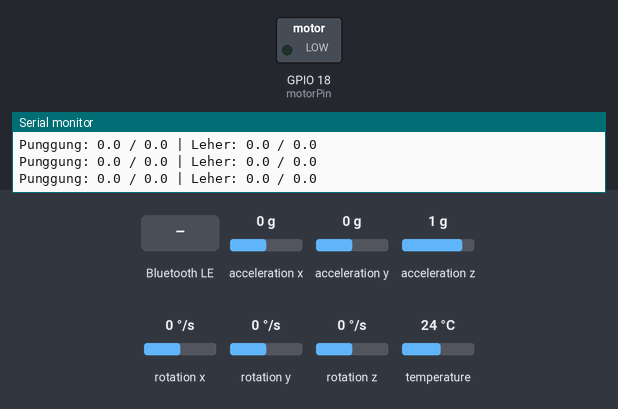
Recording of a program running on a simulated ESP32. Parts: switched loads named in the program (green lamp = pin HIGH), the last lines printed to the serial monitor. The inputs (shaded band) are chosen by the test bench; at power-on: acceleration x 0 g, acceleration y 0 g, acceleration z 1 g, rotation x 0 °/s, rotation y 0 °/s, rotation z 0 °/s, temperature 24 °C. EEPROM starts erased; nothing arrives over Bluetooth unless stated; a phone connects over Bluetooth LE 3 s after start.

Above: at 8.9 s.
9.0 s: Bluetooth LE write "FWD" received
10.5 s: Bluetooth LE write "RGT" received
12.0 s: Bluetooth LE write "T=" received
13.5 s: acceleration x set to -1.4 g
16.5 s: acceleration x set to -0.5 g
At 17.7 s:
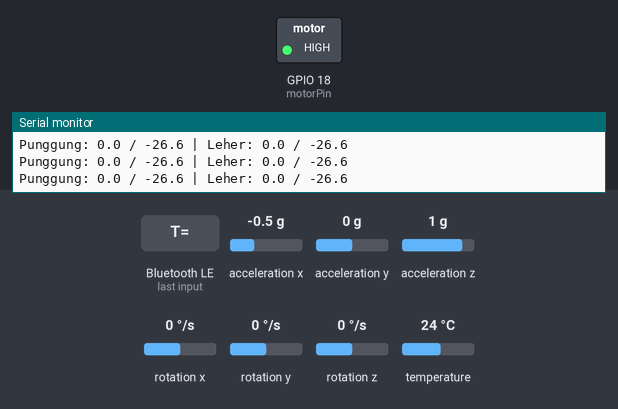
18.1 s: acceleration x set to -0.2 g
At 18.7 s:
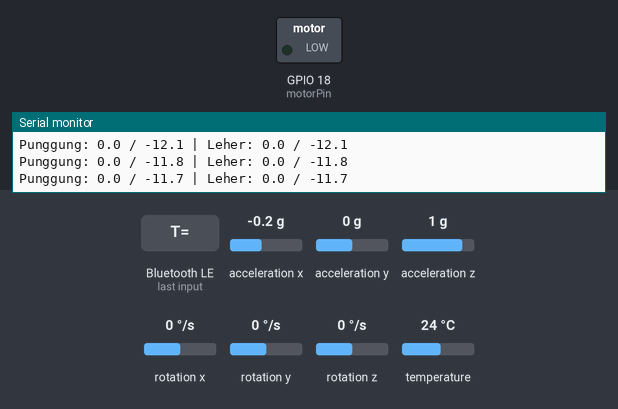
Timing chart, 0 to 20.6 s (numbered marks = the images above; inputs shaded):
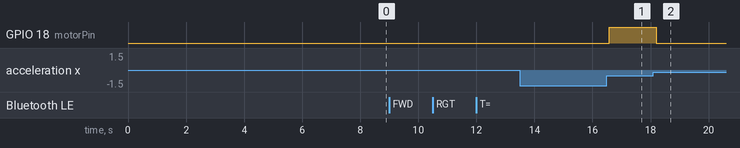

Measured:
- the behaviour switches between -0.4 and -0.3 g on acceleration x (found by bisection; images 1 and 2)
- after the input at 18.1 s, GPIO 18 (motorPin): HIGH → LOW after 0.10 s

The program:

main.cpp
```cpp
#include <Arduino.h>
#include <Wire.h>
#include <Adafruit_MPU6050.h>
#include <Adafruit_Sensor.h>
#include <BLEDevice.h>
#include <BLEServer.h>
#include <BLEUtils.h>
#include <BLE2902.h>
#include <Preferences.h>

// Objek untuk dua sensor MPU6050
Adafruit_MPU6050 mpu1; // Sensor 1 (Punggung) -> Alamat I2C: 0x68
Adafruit_MPU6050 mpu2; // Sensor 2 (Leher)    -> Alamat I2C: 0x69

// Pin untuk Modul Motor Getar
const int motorPin = 18;

// Variabel untuk menyimpan sudut kemiringan saat ini
// pitch = condong depan/belakang, roll = miring kiri/kanan (keduanya dari gravitasi)
float pitch1 = 0;
float pitch2 = 0;
float roll1 = 0;
float roll2 = 0;

// Vektor akselerasi yang dihaluskan (low-pass) supaya sudut tidak bergetar
struct Vec3
{
  float x, y, z;
};
Vec3 acc1 = {0, 0, 0};
Vec3 acc2 = {0, 0, 0};
bool accReady = false;
const float ACC_SMOOTH = 0.35; // 0..1, makin kecil makin halus tapi makin lambat

// Jeda loop: 50 ms = 20 data per detik (cukup halus untuk game)
const int LOOP_MS = 50;

// Variabel kalibrasi (Titik nol derajat = posisi duduk tegak pengguna)
// Disimpan di flash (NVS) supaya tidak hilang saat ESP32 restart.
float baselinePitch1 = 0;
float baselinePitch2 = 0;
float baselineRoll1 = 0;
float baselineRoll2 = 0;
bool hasBaseline = false;
Preferences prefs;

// Arah "maju" tiap sensor (+1 atau -1), tergantung cara chip dipasang.
// Diatur lewat perintah FWD (condong ke depan lalu kirim), disimpan di flash.
int dir1 = 1;
int dir2 = 1;
const float FWD_MIN_ANGLE = 15.0; // harus condong minimal segini saat FWD
// Arah "kanan" untuk roll, diatur lewat perintah RGT (miring ke kanan lalu kirim)
int rdir1 = 1;
int rdir2 = 1;
const float RGT_MIN_ANGLE = 10.0;

// Kalibrasi ditolak jika sudut bergoyang lebih dari ini selama pengambilan sampel
const float CAL_MAX_WOBBLE = 5.0;
const int CAL_SAMPLES = 50;       // 50 sampel x 50 ms = 2.5 detik
const int CAL_DEFAULT_WAIT = 5;   // hitung mundur sebelum sampling (detik)

// Ambang batas kemiringan dan timer untuk getaran (bisa diubah lewat BLE)
float slouchThreshold = 20.0;             // Jika miring lebih dari 20 derajat dari posisi tegak
unsigned long slouchDurationLimit = 3000; // Harus bungkuk selama 3 detik baru bergetar
unsigned long slouchStartTime = 0;
bool isSlouching = false;
bool alertEnabled = true; // Getaran bisa dimatikan dari HP
bool motorOn = false;

// --- BLE: Nordic UART Service (NUS) ---
// Didukung oleh aplikasi: Adafruit Bluefruit Connect, Serial Bluetooth Terminal, nRF Connect
#define DEVICE_NAME "PostureMonitor"
#define NUS_SERVICE_UUID "6E400001-B5A3-F393-E0A9-E50E24DCCA9E"
#define NUS_RX_UUID "6E400002-B5A3-F393-E0A9-E50E24DCCA9E" // HP -> ESP32 (perintah)
#define NUS_TX_UUID "6E400003-B5A3-F393-E0A9-E50E24DCCA9E" // ESP32 -> HP (data)

BLEServer *bleServer = nullptr;
BLECharacteristic *txChar = nullptr;
bool bleConnected = false;
bool bleWasConnected = false;

// Perintah dari HP disimpan di sini lalu diproses di loop()
// (jangan proses di callback BLE karena kalibrasi memakai delay)
String pendingCmd = "";
volatile bool cmdReady = false;

bool calibrateSensors(int countdownSec, bool force);
void setMotor(bool on);
void loadBaseline();
void saveBaseline();
void setForward();
void setRight();
void readSensors();
float rawPitch(const sensors_event_t &a);
float rawRoll(const sensors_event_t &a);
float pitchOf(const Vec3 &v);
float rollOf(const Vec3 &v);
float wrap180(float deg);
void bleSend(const String &msg);
void handleCommand(String cmd);

class ServerCallbacks : public BLEServerCallbacks
{
  void onConnect(BLEServer *server) override
  {
    bleConnected = true;
  }
  void onDisconnect(BLEServer *server) override
  {
    bleConnected = false;
  }
};

class RxCallbacks : public BLECharacteristicCallbacks
{
  void onWrite(BLECharacteristic *chr) override
  {
    if (cmdReady)
      return; // Perintah sebelumnya belum diproses
    pendingCmd = String(chr->getValue().c_str());
    cmdReady = true;
  }
};

void setupBLE()
{
  BLEDevice::init(DEVICE_NAME);
  bleServer = BLEDevice::createServer();
  bleServer->setCallbacks(new ServerCallbacks());

  BLEService *service = bleServer->createService(NUS_SERVICE_UUID);

  txChar = service->createCharacteristic(NUS_TX_UUID, BLECharacteristic::PROPERTY_NOTIFY);
  txChar->addDescriptor(new BLE2902());

  BLECharacteristic *rxChar = service->createCharacteristic(
      NUS_RX_UUID, BLECharacteristic::PROPERTY_WRITE | BLECharacteristic::PROPERTY_WRITE_NR);
  rxChar->setCallbacks(new RxCallbacks());

  service->start();

  BLEAdvertising *adv = BLEDevice::getAdvertising();
  adv->addServiceUUID(NUS_SERVICE_UUID);
  adv->setScanResponse(true);
  BLEDevice::startAdvertising();

  Serial.println("BLE aktif, nama: " DEVICE_NAME);
}

// Kirim teks ke HP (dipotong per 20 byte agar aman untuk MTU default)
void bleSend(const String &msg)
{
  if (!bleConnected)
    return;
  const size_t chunk = 20;
  for (size_t i = 0; i < msg.length(); i += chunk)
  {
    String part = msg.substring(i, i + chunk);
    txChar->setValue((uint8_t *)part.c_str(), part.length());
    txChar->notify();
    delay(5);
  }
}

// Log ke Serial Monitor dan HP sekaligus
void logMsg(const String &msg)
{
  Serial.println(msg);
  bleSend(msg + "\n");
}

void setup()
{
  Serial.begin(115200);
  pinMode(motorPin, OUTPUT);
  digitalWrite(motorPin, LOW);

  Wire.begin();
  Wire.setClock(100000); // Menjaga kestabilan I2C

  setupBLE();

  Serial.println("Memulai Inisialisasi Sensor...");

  // 1. Inisialisasi Sensor Punggung (0x68)
  if (!mpu1.begin(0x68))
  {
    Serial.println("GAGAL: Sensor Punggung (0x68) tidak ditemukan!");
    while (1)
    {
      delay(10);
    }
  }
  Serial.println("OK: Sensor Punggung Ditemukan!");

  // 2. Inisialisasi Sensor Leher (0x69)
  if (!mpu2.begin(0x69))
  {
    Serial.println("GAGAL: Sensor Leher (0x69) tidak ditemukan!");
    while (1)
    {
      delay(10);
    }
  }
  Serial.println("OK: Sensor Leher Ditemukan!");

  mpu1.setAccelerometerRange(MPU6050_RANGE_2_G);
  mpu2.setAccelerometerRange(MPU6050_RANGE_2_G);

  loadBaseline();
  if (hasBaseline)
  {
    Serial.println("Pakai kalibrasi tersimpan: Punggung " + String(baselinePitch1, 1) +
                   " | Leher " + String(baselinePitch2, 1) + " (kirim CAL untuk ulang)");
  }
  else
  {
    // Belum pernah kalibrasi: coba 3x, kalau tetap bergerak terima saja
    Serial.println("Belum ada kalibrasi. Silakan duduk dengan TEGAK SEMPURNA...");
    for (int attempt = 1; attempt <= 3; attempt++)
    {
      if (calibrateSensors(CAL_DEFAULT_WAIT, attempt == 3))
        break;
    }
  }
}

void setMotor(bool on)
{
  motorOn = on;
  digitalWrite(motorPin, on ? HIGH : LOW);
}

// Daftar perintah dari HP (kirim sebagai teks):
//   CAL      -> kalibrasi ulang: hitung mundur 5 detik, lalu tahan diam 2.5 detik
//   CAL=0..10-> sama, dengan hitung mundur n detik (CAL=0 = langsung ambil posisi sekarang)
//   FWD      -> condongkan badan + kepala ke DEPAN lalu kirim: arah maju jadi positif
//   RGT      -> miringkan badan + kepala ke KANAN lalu kirim: miring kanan jadi positif
//   T=25     -> ubah ambang batas sudut (derajat)
//   D=5000   -> ubah durasi bungkuk sebelum getar (ms)
//   ON / OFF -> aktifkan / matikan getaran
//   BUZZ     -> tes motor getar 0.5 detik
//   STATUS   -> tampilkan pengaturan saat ini
void handleCommand(String cmd)
{
  cmd.trim();
  cmd.toUpperCase();
  if (cmd.length() == 0)
    return;

  if (cmd == "CAL")
  {
    calibrateSensors(CAL_DEFAULT_WAIT, false);
  }
  else if (cmd.startsWith("CAL="))
  {
    long v = cmd.substring(4).toInt();
    if (v >= 0 && v <= 10)
      calibrateSensors(v, false);
    else
      logMsg("ERR: CAL harus 0-10");
  }
  else if (cmd == "FWD")
  {
    setForward();
  }
  else if (cmd == "RGT")
  {
    setRight();
  }
  else if (cmd.startsWith("T="))
  {
    float v = cmd.substring(2).toFloat();
    if (v > 0 && v < 90)
    {
      slouchThreshold = v;
      logMsg("Ambang: " + String(slouchThreshold, 1) + " deg");
    }
    else
    {
      logMsg("ERR: T harus 1-89");
    }
  }
  else if (cmd.startsWith("D="))
  {
    long v = cmd.substring(2).toInt();
    if (v >= 0 && v <= 60000)
    {
      slouchDurationLimit = v;
      logMsg("Durasi: " + String(slouchDurationLimit) + " ms");
    }
    else
    {
      logMsg("ERR: D harus 0-60000");
    }
  }
  else if (cmd == "ON")
  {
    alertEnabled = true;
    logMsg("Getaran: ON");
  }
  else if (cmd == "OFF")
  {
    alertEnabled = false;
    setMotor(false);
    logMsg("Getaran: OFF");
  }
  else if (cmd == "BUZZ")
  {
    setMotor(true);
    delay(500);
    setMotor(false);
    logMsg("Tes motor selesai");
  }
  else if (cmd == "STATUS")
  {
    logMsg("T=" + String(slouchThreshold, 1) + " D=" + String(slouchDurationLimit) +
           " Getar=" + (alertEnabled ? "ON" : "OFF") +
           " Nol=" + String(baselinePitch1, 1) + "," + String(baselinePitch2, 1) +
           " Arah=" + String(dir1) + "," + String(dir2) +
           " ArahR=" + String(rdir1) + "," + String(rdir2));
  }
  else
  {
    logMsg("Perintah: CAL, CAL=n, FWD, RGT, T=, D=, ON, OFF, BUZZ, STATUS");
  }
}

void loop()
{
  // Iklan ulang setelah HP terputus agar bisa tersambung lagi
  if (!bleConnected && bleWasConnected)
  {
    delay(300);
    BLEDevice::startAdvertising();
    Serial.println("BLE terputus, iklan ulang...");
  }
  if (bleConnected && !bleWasConnected)
  {
    Serial.println("BLE tersambung!");
  }
  bleWasConnected = bleConnected;

  if (cmdReady)
  {
    String cmd = pendingCmd;
    cmdReady = false;
    handleCommand(cmd);
  }

  readSensors();

  // --- RUMUS UNTUK POSISI VERTIKAL ---
  // Selisih sudut saat ini dikurangi titik acuan (baseline saat kalibrasi).
  // wrap180 mencegah lompatan 360 derajat jika sudut mentah dekat +/-180.
  // dir / rdir membuat condong ke depan dan miring ke kanan selalu positif.
  pitch1 = dir1 * wrap180(pitchOf(acc1) - baselinePitch1);
  pitch2 = dir2 * wrap180(pitchOf(acc2) - baselinePitch2);
  roll1 = rdir1 * (rollOf(acc1) - baselineRoll1);
  roll2 = rdir2 * (rollOf(acc2) - baselineRoll2);

  // Cetak ke Serial Monitor untuk memantau nilai
  Serial.printf("Punggung: %.1f / %.1f | Leher: %.1f / %.1f\n", pitch1, roll1, pitch2, roll2);

  // --- LOGIKA PENGECEKAN BUNGKUK ---
  // Total kemiringan (depan/belakang + kiri/kanan) dibanding ambang batas
  float tilt1 = sqrtf(pitch1 * pitch1 + roll1 * roll1);
  float tilt2 = sqrtf(pitch2 * pitch2 + roll2 * roll2);
  if (tilt1 > slouchThreshold || tilt2 > slouchThreshold)
  {
    if (!isSlouching)
    {
      slouchStartTime = millis();
      isSlouching = true;
    }
    else
    {
      if (alertEnabled && !motorOn && millis() - slouchStartTime > slouchDurationLimit)
      {
        logMsg("PERINGATAN: Postur memburuk!");
        setMotor(true);
      }
    }
  }
  else
  {
    isSlouching = false;
    setMotor(false);
  }

  // Kirim data ke HP format CSV: punggung,leher,motor,rollPunggung,rollLeher
  // (format ini langsung bisa digambar di menu Plotter aplikasi Bluefruit Connect)
  bleSend(String(pitch1, 1) + "," + String(pitch2, 1) + "," + String(motorOn ? 1 : 0) + "," +
          String(roll1, 1) + "," + String(roll2, 1) + "\n");

  delay(LOOP_MS);
}

// Baca kedua sensor dan haluskan vektor akselerasinya
void readSensors()
{
  sensors_event_t a1, g1, temp1;
  sensors_event_t a2, g2, temp2;
  mpu1.getEvent(&a1, &g1, &temp1);
  mpu2.getEvent(&a2, &g2, &temp2);
  Vec3 n1 = {a1.acceleration.x, a1.acceleration.y, a1.acceleration.z};
  Vec3 n2 = {a2.acceleration.x, a2.acceleration.y, a2.acceleration.z};
  float k = accReady ? ACC_SMOOTH : 1.0;
  acc1 = {acc1.x + (n1.x - acc1.x) * k, acc1.y + (n1.y - acc1.y) * k, acc1.z + (n1.z - acc1.z) * k};
  acc2 = {acc2.x + (n2.x - acc2.x) * k, acc2.y + (n2.y - acc2.y) * k, acc2.z + (n2.z - acc2.z) * k};
  accReady = true;
}

float pitchOf(const Vec3 &v)
{
  return atan2(v.z, v.y) * 180 / PI;
}

// Roll: seberapa banyak gravitasi masuk ke sumbu X chip (-90..90, 0 saat tegak)
float rollOf(const Vec3 &v)
{
  return atan2(v.x, sqrtf(v.y * v.y + v.z * v.z)) * 180 / PI;
}

float rawRoll(const sensors_event_t &a)
{
  return rollOf({a.acceleration.x, a.acceleration.y, a.acceleration.z});
}

// Sudut mentah (derajat) dari arah gravitasi pada sumbu Z dan Y chip
float rawPitch(const sensors_event_t &a)
{
  return atan2(a.acceleration.z, a.acceleration.y) * 180 / PI;
}

// Ubah sudut ke rentang -180..180
float wrap180(float deg)
{
  while (deg > 180)
    deg -= 360;
  while (deg < -180)
    deg += 360;
  return deg;
}

void loadBaseline()
{
  prefs.begin("posture", false);
  hasBaseline = prefs.getBool("cal", false);
  baselinePitch1 = prefs.getFloat("b1", 0);
  baselinePitch2 = prefs.getFloat("b2", 0);
  baselineRoll1 = prefs.getFloat("r1", 0);
  baselineRoll2 = prefs.getFloat("r2", 0);
  dir1 = prefs.getInt("d1", 1);
  dir2 = prefs.getInt("d2", 1);
  rdir1 = prefs.getInt("rd1", 1);
  rdir2 = prefs.getInt("rd2", 1);
  prefs.end();
}

void saveBaseline()
{
  prefs.begin("posture", false);
  prefs.putFloat("b1", baselinePitch1);
  prefs.putFloat("b2", baselinePitch2);
  prefs.putFloat("r1", baselineRoll1);
  prefs.putFloat("r2", baselineRoll2);
  prefs.putBool("cal", true);
  prefs.end();
}

// Pengguna sedang condong ke depan: catat tanda sudut tiap sensor sebagai "maju".
//   DIR:OK p,l     arah baru tersimpan (+1/-1 untuk punggung, leher)
//   DIR:FAIL x     kurang condong (x derajat), arah lama dipakai
void setForward()
{
  sensors_event_t a1, g1, temp1;
  sensors_event_t a2, g2, temp2;
  mpu1.getEvent(&a1, &g1, &temp1);
  mpu2.getEvent(&a2, &g2, &temp2);
  float rel1 = wrap180(rawPitch(a1) - baselinePitch1);
  float rel2 = wrap180(rawPitch(a2) - baselinePitch2);

  float weakest = fminf(fabsf(rel1), fabsf(rel2));
  if (weakest < FWD_MIN_ANGLE)
  {
    logMsg("DIR:FAIL " + String(weakest, 1));
    return;
  }

  dir1 = rel1 >= 0 ? 1 : -1;
  dir2 = rel2 >= 0 ? 1 : -1;
  prefs.begin("posture", false);
  prefs.putInt("d1", dir1);
  prefs.putInt("d2", dir2);
  prefs.end();
  logMsg("DIR:OK " + String(dir1) + "," + String(dir2));
}

// Pengguna sedang miring ke kanan: catat tanda roll tiap sensor sebagai "kanan".
//   RDIR:OK p,l    arah baru tersimpan
//   RDIR:FAIL x    kurang miring (x derajat), arah lama dipakai
void setRight()
{
  sensors_event_t a1, g1, temp1;
  sensors_event_t a2, g2, temp2;
  mpu1.getEvent(&a1, &g1, &temp1);
  mpu2.getEvent(&a2, &g2, &temp2);
  float rel1 = rawRoll(a1) - baselineRoll1;
  float rel2 = rawRoll(a2) - baselineRoll2;

  float weakest = fminf(fabsf(rel1), fabsf(rel2));
  if (weakest < RGT_MIN_ANGLE)
  {
    logMsg("RDIR:FAIL " + String(weakest, 1));
    return;
  }

  rdir1 = rel1 >= 0 ? 1 : -1;
  rdir2 = rel2 >= 0 ? 1 : -1;
  prefs.begin("posture", false);
  prefs.putInt("rd1", rdir1);
  prefs.putInt("rd2", rdir2);
  prefs.end();
  logMsg("RDIR:OK " + String(rdir1) + "," + String(rdir2));
}

// Merekam posisi duduk tegak pengguna sebagai titik nol.
//   countdownSec: waktu untuk duduk tegak sebelum sampling dimulai
//   force:        simpan walaupun pengguna bergerak saat sampling
// Mengembalikan true jika titik nol baru tersimpan.
//
// Baris status untuk aplikasi (lihat app/app/demo/protocol.ts):
//   CAL:WAIT n       hitung mundur, sisa n detik
//   CAL:HOLD         sedang sampling, tahan diam
//   CAL:OK b,l       titik nol baru tersimpan (sudut mentah punggung, leher)
//   CAL:FAIL x       bergerak x derajat, titik nol lama dipakai
bool calibrateSensors(int countdownSec, bool force)
{
  setMotor(false);
  isSlouching = false;

  for (int s = countdownSec; s > 0; s--)
  {
    logMsg("CAL:WAIT " + String(s));
    delay(1000);
  }
  logMsg("CAL:HOLD");

  sensors_event_t a1, g1, temp1;
  sensors_event_t a2, g2, temp2;
  float angles1[CAL_SAMPLES];
  float angles2[CAL_SAMPLES];
  float rolls1[CAL_SAMPLES];
  float rolls2[CAL_SAMPLES];
  float sumX1 = 0, sumY1 = 0, sumZ1 = 0, sumX2 = 0, sumY2 = 0, sumZ2 = 0;

  for (int i = 0; i < CAL_SAMPLES; i++)
  {
    mpu1.getEvent(&a1, &g1, &temp1);
    mpu2.getEvent(&a2, &g2, &temp2);
    angles1[i] = rawPitch(a1);
    angles2[i] = rawPitch(a2);
    rolls1[i] = rawRoll(a1);
    rolls2[i] = rawRoll(a2);
    sumX1 += a1.acceleration.x;
    sumX2 += a2.acceleration.x;
    sumY1 += a1.acceleration.y;
    sumZ1 += a1.acceleration.z;
    sumY2 += a2.acceleration.y;
    sumZ2 += a2.acceleration.z;
    delay(50);
  }

  // Rata-rata vektor gravitasi dulu, baru hitung sudut: aman walau sudut dekat +/-180
  float base1 = atan2(sumZ1, sumY1) * 180 / PI;
  float base2 = atan2(sumZ2, sumY2) * 180 / PI;
  float baseR1 = rollOf({sumX1, sumY1, sumZ1});
  float baseR2 = rollOf({sumX2, sumY2, sumZ2});

  // Cek apakah pengguna diam selama sampling
  float wobble = 0;
  for (int i = 0; i < CAL_SAMPLES; i++)
  {
    wobble = max(wobble, fabsf(wrap180(angles1[i] - base1)));
    wobble = max(wobble, fabsf(wrap180(angles2[i] - base2)));
    wobble = max(wobble, fabsf(rolls1[i] - baseR1));
    wobble = max(wobble, fabsf(rolls2[i] - baseR2));
  }
  if (wobble > CAL_MAX_WOBBLE && !force)
  {
    logMsg("CAL:FAIL " + String(wobble, 1));
    return false;
  }

  baselinePitch1 = base1;
  baselinePitch2 = base2;
  baselineRoll1 = baseR1;
  baselineRoll2 = baseR2;
  hasBaseline = true;
  saveBaseline();
  logMsg("CAL:OK " + String(baselinePitch1, 1) + "," + String(baselinePitch2, 1));
  return true;
}
```
